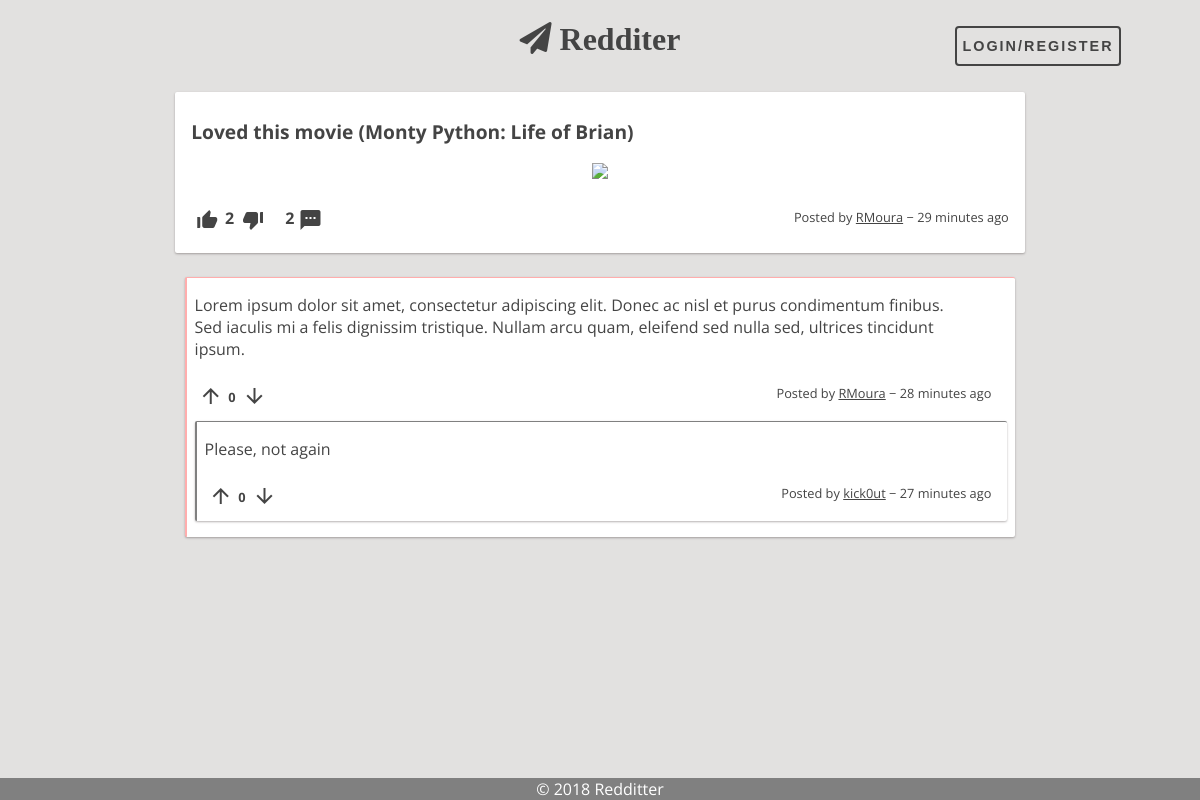
Page /pages/post.php?id=21 on the committed database.
### tables this page shows
CREATE TABLE Post (
    postID INTEGER PRIMARY KEY AUTOINCREMENT,
    userID VARCHAR REFERENCES User ON DELETE CASCADE,
    title VARCHAR NOT NULL,
    content VARCHAR NOT NULL,
    postDate DATE NOT NULL DEFAULT (strftime('%s', 'now')),
    points INTEGER DEFAULT 0
);

CREATE TABLE PostComment (
    postID INTEGER REFERENCES Post ON DELETE CASCADE,
    commentID INTEGER REFERENCES Comment ON DELETE CASCADE,
    PRIMARY KEY (postID, commentID)
);

CREATE TABLE Comment (
    commentID INTEGER PRIMARY KEY AUTOINCREMENT,
    userID VARCHAR REFERENCES User ON DELETE CASCADE,
    content VARCHAR NOT NULL,
    commentDate DATE NOT NULL DEFAULT (strftime('%s', 'now')),
    points INTEGER DEFAULT 0
);

### database/post.php (called while the page is built, shortened)
<?php
function getPostById($postID) {
	global $dbh;
	try {
		$stmt = $dbh->prepare("SELECT *	FROM Post WHERE postID = ?");
		$stmt->execute(array($postID));
		return $stmt->fetch();
	} catch(PDOException $e) {
		echo $e->getMessage();
		return null;
	}
}
function getNumberComments($postID) {
	global $dbh;
	try {
		$stmt = $dbh->prepare("SELECT count(*) as nrComments FROM PostComment Where postID = ?");
		$stmt->execute(array($postID));
		return $stmt->fetch();
	} catch(PDOException $e) {
		echo $e->getMessage();
		return null;
	}
}
?>

### includes/init.php (called while the page is built, shortened)
<?php
	$BASE_DIR = dirname(__DIR__);
?>

### database/utils.php (called while the page is built, shortened)
<?php
    function time_ago($time) {
        $out    = '';
        $now    = time();
        $diff   = $now - $time;
        if( $diff < 60 )
            return TIMEBEFORE_NOW;
        elseif( $diff < 3600 )
            return str_replace( '{num}', ( $out = round( $diff / 60 ) ), $out == 1 ? TIMEBEFORE_MINUTE : TIMEBEFORE_MINUTES );
        elseif( $diff < 3600 * 24 )
            return str_replace( '{num}', ( $out = round( $diff / 3600 ) ), $out == 1 ? TIMEBEFORE_HOUR : TIMEBEFORE_HOURS );
        elseif( $diff < 3600 * 24 * 2 )
            return TIMEBEFORE_YESTERDAY;
        else
            return strftime( date( 'Y', $time ) == date( 'Y' ) ? TIMEBEFORE_FORMAT : TIMEBEFORE_FORMAT_YEAR, $time );
    }
    function display_points($points) {
        if(abs($points) < 1000)
            return $points;
    }
?>

### database/comment.php (called while the page is built, shortened)
<?php
function getCommentsByPost($postID) {
	global $dbh;
	try {
		$stmt = $dbh->prepare("SELECT * FROM Comment, PostComment WHERE PostComment.postID = ? AND Comment.commentID = PostComment.commentID
			AND PostComment.commentID NOT IN (SELECT commentSon FROM ChildComment)");
		$stmt->execute(array($postID));
		return $stmt->fetchAll();
	} catch(PDOException $e) {
		echo $e->getMessage();
		return null;
	}
}
function getChildComments($fatherCommentID) {
	global $dbh;
	try {
		$stmt = $dbh->prepare("SELECT * FROM Comment WHERE commentID IN (SELECT commentSon FROM ChildComment WHERE commentFather = ?)");
		$stmt->execute(array($fatherCommentID));
		return $stmt->fetchAll();
	} catch(PDOException $e) {
		echo $e->getMessage();
		return null;
	}
}
?>

### templates/components/comment.php (the view, shortened to what this page needs)
<?php
    require_once($BASE_DIR."/database/utils.php");
    require_once($BASE_DIR."/database/comment.php");
?>
<article class="comment container" data-commentid="<?=$comment["commentID"]?>">
    <section id="comment-content">
        <p><?=$comment["content"]?></p>
    </section>
    <section id="comment-info">
        <label>
            <i id="staticUp" class="material-icons">arrow_upward</i>
        </label>
        <p id="dp"><?=display_points($comment["points"])?></p>
        <label>
            <i id="staticDown" class="material-icons">arrow_downward</i>
        </label>
        <div id="commentByTimeAgo">
            <p id="commentBy">
                Posted by
                <a id="commentByLink" href="profile.php?user=<?=$comment["userID"]?>"><?=$comment["userID"]?></a>
                &minus;
                <?=time_ago($comment["commentDate"])?>
            </p>
        </div>
    </section>
    <section id="sub-comments">
        <?php
            $subComments = getChildComments($comment["commentID"]);
            usort($subComments, "cmp_comment_points");
            foreach($subComments as $comment) {
                include($BASE_DIR."/templates/components/comment.php");
            }
        ?>
    </section>
</article>

### templates/components/post.php (shortened to what this page needs)
<?php
    require_once($BASE_DIR."/database/utils.php");
?>
<article class="post container" data-id="<?=$post["postID"]?>">
    <section id="post-title">
        <a href="post.php?id=<?=$post["postID"]?>"><h1><?=$post["title"]?></h1></a>
    </section>
    <section id="post-content">
        <?php if ($post["content"] === "") { ?>
            <div id="post-image">
                <img class="post-picture" src=<?=str_replace($BASE_DIR, "", "../".glob($BASE_DIR."/img/posts/".sha1($post["postID"]).".{png,jpeg,jpg,gif}", GLOB_BRACE)[0])?>>
            </div>
        <?php } else { ?>
            <div id="post-story">
                <p><?=nl2br($post["content"])?></p>
            </div>
        <?php } ?>
    </section>
    <section id="post-info">
        <label>
            <i id="staticUp" class="material-icons">thumb_up_alt</i>
        </label>
        <p id="dp"><?=display_points($post["points"])?></p>
        <label>
            <i id="staticDown" class="material-icons">thumb_down_alt</i>
        </label>
        <p id="nrComments"><?=getNumberComments($post["postID"])["nrComments"]?></p>
        <a id="nrCommentsLink" href="post.php?id=<?=$post["postID"]?>">
            <i class="material-icons">textsms</i>
        </a>
        <div id="postByTimeAgo">
            <p id="postBy">
                Posted by
                <a id="postByLink" href="profile.php?user=<?=$post["userID"]?>"><?=$post["userID"]?></a>
                &minus;
                <?=time_ago($post["postDate"])?>
            </p>
        </div>
    </section>
</article>

### templates/components/list-comments.php (shortened to what this page needs)
<section id="list-comments">
    <?php
        usort($comments, "cmp_comment_points");
        if (empty($comments)) { ?>
            <h1>No comments to show</h1>
        <?php } else {
            foreach($comments as $comment) {
                include($BASE_DIR."/templates/components/comment.php");
            }
        }
    ?>
</section>

### css/style.css (style rules this page uses)
:root { --main-bg-color: #e2e1e0; --main-text-color: #444; --alt-text-color: white; --main-container-bg-color: white; --alt1-container-bg-color: gray; --alt2-container-bg-color: #ffadad; --radio-color: #aaaaaa; --radio-selected-color: #ffadad; --radio-hover-color: white; --warning-bg-color: #ff6262; --box-shadow: 0 1px 3px rgba(133, 96, 96, 0.12), 0 1px 2px rgba(0,0,0,0.24); --selected-box-shadow: 0 14px 28px rgba(0,0,0,0.25), 0 10px 10px rgba(0,0,0,0.22); }
* { margin: 0; padding: 0; }
body { background: var(--main-bg-color); font-family: 'Open Sans', sans-serif; margin: 1em; display: grid; grid-gap: 0.5em 0.5em; grid-auto-rows: auto 1fr; grid-template-areas: "header" "page"; }
#list-comments { width: 72.5%; }
#list-comments .comment { margin: 0.5em; padding: 0.5em; }
.post { max-width: inherit; background: var(--main-container-bg-color); box-shadow: var(--box-shadow); transition: all 0.3s cubic-bezier(.25,.8,.25,1); display: grid; grid-template-columns: 1fr 1fr; grid-template-areas: "post-title post-title" "post-content post-content" "post-info post-info"; }
.post #post-title { grid-area: post-title; word-break: break-word; }
.post #post-title h1 { font-size: 1.2em; font-weight: bold; color: var(--main-text-color); margin-top: 0.5em; margin-bottom: 0.5em; }
.post #post-content { grid-area: post-content; margin-top: 0.5em; margin-bottom: 0.5em; }
.post #post-content #post-image { align-self: center; text-align: center; }
.post #post-info { grid-area: post-info; margin-top: 1em; }
.post #post-content, #post-info, .comment #comment-content, #comment-info { color: var(--main-text-color); }
.comment #comment-content { word-break: break-word; }
.post #post-info i, .comment #comment-info i { cursor: pointer; transition: color 1s; }
.post #post-info p[id="dp"], .post #nrComments { font-weight: bold; display: inline; position: relative; left: 0.1em; bottom: 0.5em; }
.post #nrComments, .post #nrCommentsLink { left: 1em; }
.post #nrCommentsLink, .post #reply-post { position: relative; }
.post #postByTimeAgo, .comment #commentByTimeAgo { position: relative; float: right; font-size: 0.8em; }
.post #postBy, .comment #commentBy, .comment #continueThread { display: inline; }
.post #postByLink, .comment #commentByLink { text-decoration: underline; }
#post-page .post { width: 70%; grid-template-columns: 20fr 1fr; grid-template-areas: "post-title delete-post" "post-content post-content" "post-info post-info"; }
.comment { max-width: inherit; background: var(--main-container-bg-color); box-shadow: var(--box-shadow); display: grid; grid-template-columns: 20fr 1fr; grid-template-areas: "comment-content delete-comment" "comment-info comment-info" "sub-comments sub-comments"; }
.comment #comment-content { grid-area: comment-content; margin-top: 0.5em; margin-bottom: 0.5em; }
.comment #comment-info { grid-area: comment-info; margin-top: 1em; padding-right: 1em; }
.comment #comment-info p[id="dp"] { font-weight: bold; font-size: 0.8em; display: inline; position: relative; left: 0.1em; bottom: 0.5em; }
.comment #sub-comments { grid-area: sub-comments; }
.comment #sub-comments .comment { margin-right: 0; margin-left: 0; padding-right: 0; }
.post-picture { max-width: 100%; height: auto; }
.container { border-radius: 2px; padding: 1em; margin: 1em; word-wrap: break-word; cursor: default; }
a { text-decoration: none; color: #444; }

### rows in the picture
post: title "Loved this movie (Monty Python: Life of Brian)", points "2", userID "RMoura", postDate "29 minutes ago"
postcomment: commentID.content "Lorem ipsum dolor sit amet, consectetur adipiscing elit. Donec ac nisl et purus condimentum finibus. Sed iaculis mi a felis dignissim tristique. Nullam arcu quam, eleifend sed nulla sed, ultrices tincidunt ipsum.", commentID.points "0", commentID.userID "RMoura", commentID.commentDate "28 minutes ago"
comment: content "Please, not again", points "0", userID "kick0ut", commentDate "27 minutes ago"

### other values in the picture
getNumberComments($post["postID"])["nrComments"] "2"
